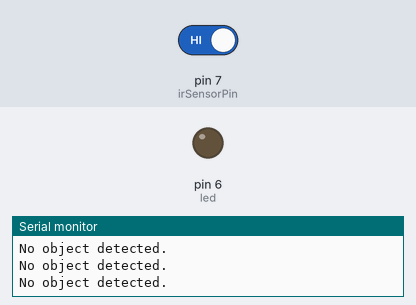
A sketch run on a simulated Arduino Uno, built with avr-gcc and run on an emulated ATmega328P. Parts: output pins drawn as LEDs (lit = HIGH), the last lines printed to the serial monitor. Inputs (shaded band) come from the test bench; at power-on: pin 7 (irSensorPin) HIGH.

Above: at 2.8 s.
2.9 s: pin 7 (irSensorPin) driven LOW
At 4.2 s:
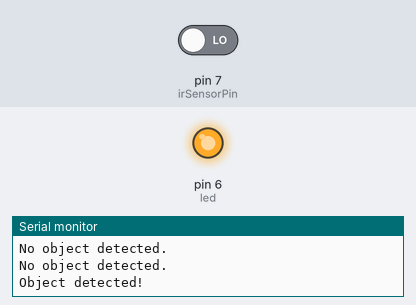
4.5 s: pin 7 (irSensorPin) driven HIGH
At 6.4 s:
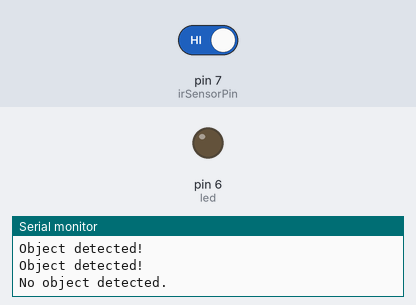
Timing chart, 0 to 7.9 s (numbered marks = the images above; inputs shaded):
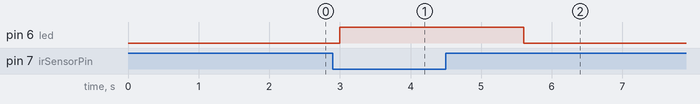

The sketch:

Led_IR.ino
```cpp
// Define the pin where the IR sensor is connected
const int irSensorPin = 7;
const int led = 6; // Use const for consistency

void setup() {
  // Initialize the IR sensor pin as input
  pinMode(irSensorPin, INPUT);

  // Initialize the LED pin as output
  pinMode(led, OUTPUT);

  // Start the serial communication
  Serial.begin(9600);
}

void loop() {
  // Read the IR sensor value
  int sensorValue = digitalRead(irSensorPin);

  // Check if the IR sensor detects an object
  if (sensorValue == LOW) {
    // IR sensor triggered (object detected)
    Serial.println("Object detected!");
    digitalWrite(led, HIGH); // Turn on the LED
    delay(300); // Keep LED on for 300 ms
  } else {
    // IR sensor not triggered
    Serial.println("No object detected.");
    digitalWrite(led, LOW); // Turn off the LED
  }

  // Add a shorter delay for better responsiveness
  delay(1000);
}
```

Measured:
- after the input at 2.9 s, pin 6 (led): LOW → HIGH after 0.10 s
- after the input at 4.5 s, pin 6 (led): HIGH → LOW after 1.1 s
